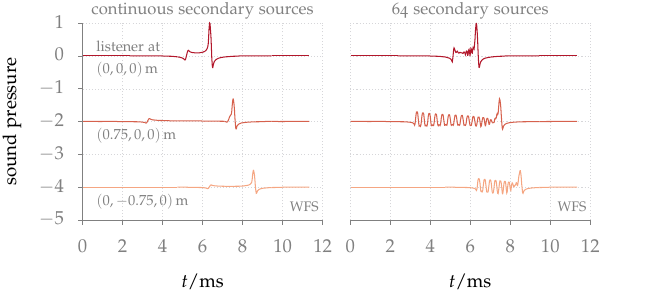

Reproduce this figure in gnuplot.
#!/usr/bin/gnuplot
#
# FIGURE 3.16: Sound pressure of a cosine shaped impulse synthesized as focused
# source by WFS (2.76) at three listening positions. A fixed offset was added
# to the sound pressure at two listening positions for a better visualization.
# Parameters: x_s = (0, 0.5, 0) m, n_s = (0, -1, 0), circular secondary source
# distribution with a diameter of 3 m.
#
# AUTHOR:   Hagen Wierstorf
# SOFTWARE: gnuplot 5.0 patchlevel 3

reset
set macros
set loadpath '../../gnuplot' 'data'

load 'latex.cfg'
load 'grid.cfg'
load 'rdbu.pal'

set terminal epslatex size 10.93cm,4.97cm color colortext @small
set output 'fig3_16.tex';

unset key

set bmargin 3.2
set tmargin 1

set multiplot layout 1,2
load 'xyborder.cfg'
set ylabel 'sound pressure'
set xlabel '$t$/ms'
set lmargin 6
set rmargin 0
set label 1 '\ft continuous secondary sources' at 6,1.4 center tc ls 101
set label 2 '\ft \acs{WFS}' at 11.8,-4.6 right front tc ls 101
set label 3 '\scs listener at'      at 0.7,0.3 left front tc ls 101
set label 4 '\scs $(0,0,0)$\,m'     at 0.7,-0.4 left front tc ls 101
set label 5 '\scs $(0.75,0,0)$\,m'  at 0.7,-2.4 left front tc ls 101
set label 6 '\scs $(0,-0.75,0)$\,m' at 0.7,-4.4 left front tc ls 101
stats 'wfs_X0.00_Y0.00.txt' u 2 nooutput
plot [*:*] [-5:1] 'wfs_X0.00_Y0.00.txt'  u ($1*1000):($2/STATS_max)   w l ls 1 lw 2,\
                  'wfs_X0.75_Y0.00.txt'  u ($1*1000):($2/STATS_max-2) w l ls 2 lw 2,\
                  'wfs_X0.00_Y-0.75.txt' u ($1*1000):($2/STATS_max-4) w l ls 3 lw 2
unset for [ii=3:6] label ii
load 'xborder.cfg'
set lmargin 2
set rmargin 4
set label 1 '\ft 64 secondary sources'
stats 'wfs_X0.00_Y0.00_nls64.txt' u 2 nooutput
plot [*:*] [-5:1] 'wfs_X0.00_Y0.00_nls64.txt'  u ($1*1000):($2/STATS_max)   w l ls 1 lw 2,\
                  'wfs_X0.75_Y0.00_nls64.txt'  u ($1*1000):($2/STATS_max-2) w l ls 2 lw 2,\
                  'wfs_X0.00_Y-0.75_nls64.txt' u ($1*1000):($2/STATS_max-4) w l ls 3 lw 2
unset multiplot

call 'plot.plt' 'fig3_16'

# vim: set textwidth=200:
